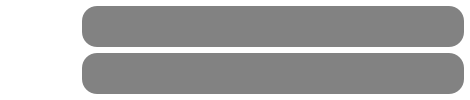
<?xml version="1.0" encoding="UTF-8"?>
<ui version="4.0">
 <class>ContactWidget</class>
 <widget class="QWidget" name="ContactWidget">
  <property name="geometry">
   <rect>
    <x>0</x>
    <y>0</y>
    <width>470</width>
    <height>100</height>
   </rect>
  </property>
  <property name="windowTitle">
   <string>Form</string>
  </property>
  <property name="styleSheet">
   <string notr="true">background:transparent;</string>
  </property>
  <layout class="QHBoxLayout" name="horizontalLayout">
   <property name="leftMargin">
    <number>6</number>
   </property>
   <property name="topMargin">
    <number>6</number>
   </property>
   <property name="rightMargin">
    <number>6</number>
   </property>
   <property name="bottomMargin">
    <number>6</number>
   </property>
   <item>
    <widget class="QLabel" name="Picture">
     <property name="minimumSize">
      <size>
       <width>70</width>
       <height>70</height>
      </size>
     </property>
     <property name="maximumSize">
      <size>
       <width>70</width>
       <height>70</height>
      </size>
     </property>
     <property name="styleSheet">
      <string notr="true"/>
     </property>
     <property name="text">
      <string/>
     </property>
    </widget>
   </item>
   <item>
    <layout class="QVBoxLayout" name="verticalLayout">
     <item>
      <widget class="QLabel" name="Name">
       <property name="styleSheet">
        <string notr="true">background:rgb(130, 130, 130);
font:14px;
color:white;
border-radius:15px;
</string>
       </property>
       <property name="text">
        <string/>
       </property>
       <property name="margin">
        <number>8</number>
       </property>
      </widget>
     </item>
     <item>
      <widget class="QLabel" name="Id">
       <property name="styleSheet">
        <string notr="true">background:rgb(130, 130, 130);
font:14px;
color:white;
border-radius:15px;
</string>
       </property>
       <property name="text">
        <string/>
       </property>
       <property name="margin">
        <number>8</number>
       </property>
      </widget>
     </item>
    </layout>
   </item>
  </layout>
 </widget>
 <resources/>
 <connections/>
</ui>
